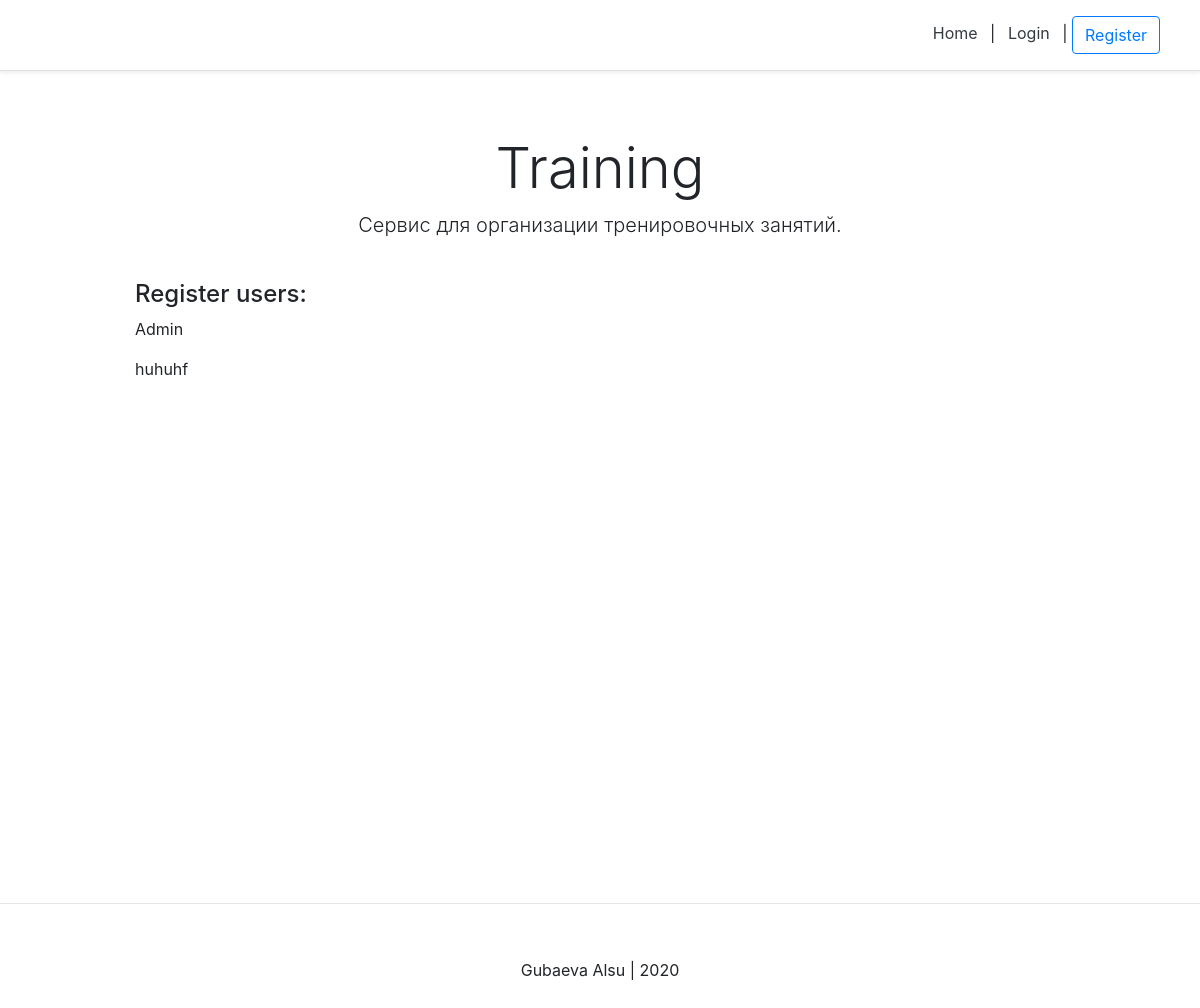
The app's page /, older data.
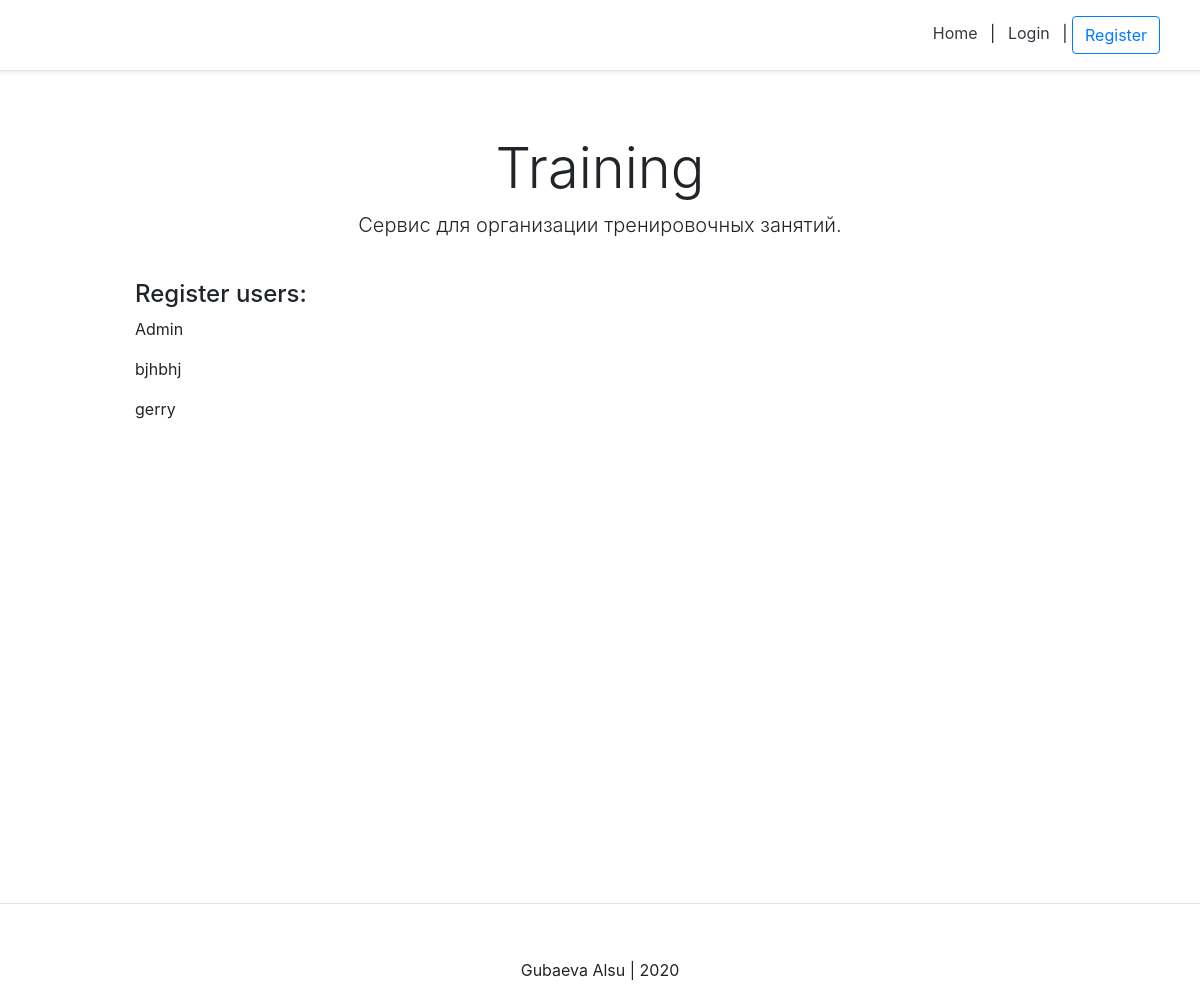
The same page, newer data.
### user/models.py (models this page shows, shortened)
class New_user(AbstractBaseUser):
    email = models.EmailField(verbose_name="email", max_length=60, unique=True)
    username = models.CharField(max_length=40, unique=True)
    date_joined = models.DateTimeField(verbose_name='date joined', auto_now_add=True)
    last_login = models.DateTimeField(verbose_name='last login', auto_now=True)
    is_admin = models.BooleanField(default=False)
    is_active = models.BooleanField(default=True)
    is_staff = models.BooleanField(default=False)
    is_superuser = models.BooleanField(default=False)
    photo = models.ImageField(upload_to='images/', blank=True)
    status = models.TextField(max_length=50, blank=True)
    USERNAME_FIELD = 'username'
    objects = MyAccountManager()
    def __str__(self):
        return self.username

### personal/views.py (the view)
# urls.py: path('', home_screen_view, name = "home"),
def home_screen_view(request):
    context = {}
    accounts = New_user.objects.all()
    context['accounts'] = accounts
    return render(request, 'personal/home.html', context)

### templates/personal/home.html
{% extends 'user_page/main.html' %}
{% block all_posts %}
<div class="pricing-header px-3 py-3 pt-md-5 pb-md-4 mx-auto text-center">
  <h1 class="display-4">Training</h1>
  <p class="lead">Сервис для организации тренировочных занятий.</p>
</div>
<div class="container">
    <div class="d-flex flex-column">
        <h4>Register users:</h4>
        {% for account in accounts %}
            <p>{{ account }}</p>
        {% endfor %}
    </div>
</div>
{% endblock all_posts %}

### templates/user_page/main.html (shortened to what this page needs)
<!DOCTYPE html>
<html lang="en">
<head>
    {% include 'snippets/header.html' %}
</head>
<body>
    <div class="main">
        {% block all_posts %}
        {% endblock %}
    </div>
    {% include 'snippets/footer.html' %}
</body>
</html>

### templates/snippets/header.html (shortened to what this page needs)
<link rel="stylesheet" href="https://stackpath.bootstrapcdn.com/bootstrap/4.4.1/css/bootstrap.min.css"
>
<div class="d-flex flex-column flex-md-row align-items-center p-3 px-md-4 mb-3 bg-white border-bottom shadow-sm">
  <nav class="my-2 my-md-0 mr-md-3">
      {% if request.user.is_authenticated  %}
          <a class="p-2 text-dark" href="{% url 'home' %}">Home</a> |
          <a class="p-2 text-dark" href="{% url 'account' %}">Account</a> |
          <a class="p-2 text-dark" href="{% url 'logout' %}">Logout</a>
      {% else %}
          <a class="p-2 text-dark" href="{% url 'home' %}">Home</a> |
          <a class="p-2 text-dark" href="{% url 'login' %}">Login</a> |
          <a class="btn btn-outline-primary" href="{% url 'register' %}">Register</a>
      {% endif %}
  </nav>
</div>

### templates/snippets/footer.html (shortened to what this page needs)
<hr>
<div class="d-flex flex-row align-items-center footer">
    <p class="m-auto">Gubaeva Alsu | 2020</p>
</div>

### templates/snippets/header.html (style rules this page uses)
@media (min-width: 768px) { html { font-size: 16px; } }
.container { max-width: 960px; }
.pricing-header { max-width: 700px; }

### templates/user_page/main.html (style rules this page uses)
.main { min-height: 100vh; height: 100%; }

### templates/snippets/footer.html (style rules this page uses)
.footer { min-height: 100px; }

Row changes from the older to the newer data that the page shows:
removed New_user: username "huhuhf"
added New_user: username "bjhbhj"
added New_user: username "gerry"
